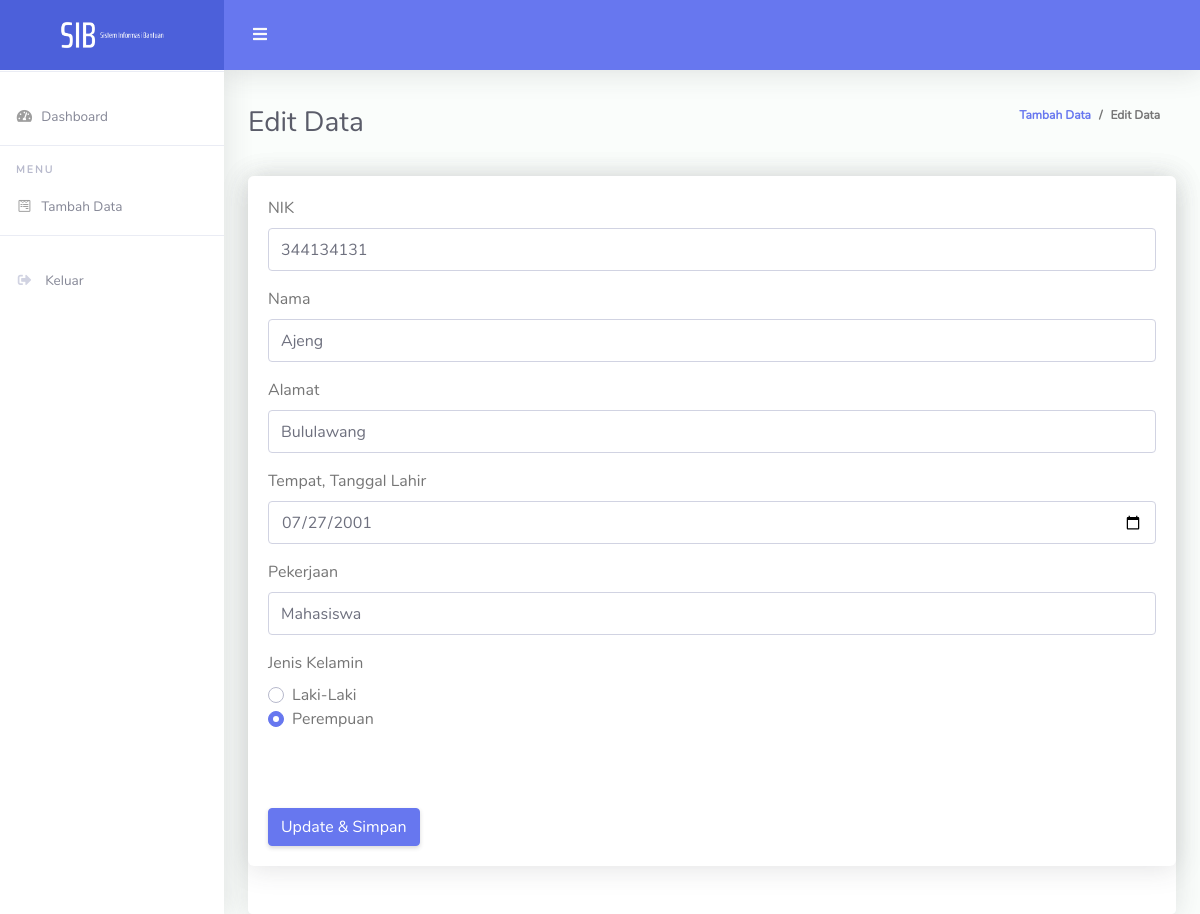
/tambahDataWarga_user/form_editData.php?id_warga=92, run on the app's committed database.
### tables this page shows
CREATE TABLE `warga` (
  `id_warga` int(11) NOT NULL,
  `nik` varchar(50) NOT NULL,
  `nama` varchar(50) NOT NULL,
  `alamat` varchar(50) NOT NULL,
  `ttl` date NOT NULL,
  `pekerjaan` varchar(50) NOT NULL,
  `jenisKelamin` varchar(50) NOT NULL
);

### tambahDataWarga_user/form_editData.php (the view, shortened to what this page needs)
<!DOCTYPE html>
<html lang="en">
<head>
  <link href="../vendor/fontawesome-free/css/all.min.css" rel="stylesheet" type="text/css">
  <link href="../vendor/bootstrap/css/bootstrap.min.css" rel="stylesheet" type="text/css">
  <link href="../css/ruang-admin.min.css" rel="stylesheet">
</head>
<body id="page-top">
  <div id="wrapper">
    <ul class="navbar-nav sidebar sidebar-light accordion" id="accordionSidebar">
      <a class="sidebar-brand d-flex align-items-center justify-content-center" href="../index_user.php">
        <div class="sidebar-brand-icon">
          <img src="../img/logo/SSIB.png">
        </div>
      </a>
      <hr class="sidebar-divider">
      <li class="nav-item">
        <a class="nav-link" href="../index_user.php">
          <i class="fas fa-fw fa-tachometer-alt"></i>
          <span>Dashboard</span>
        </a>
      </li>
      <hr class="sidebar-divider">
      <div class="sidebar-heading">
        Menu
      </div>
      <li class="nav-item">
        <a class="nav-link" href="tambahData.php">
          <i class="fab fa-fw fa-wpforms"></i>
          <span>Tambah Data</span>
        </a>
      </li>
      <hr class="sidebar-divider">
      <li class="nav-item">
        <a class="nav-link" href="../logout.php">
          <i class="fas fa-sign-out-alt fa-sm fa-fw mr-2 text-gray-400 "></i>
          <span>Keluar</span>
        </a>
      </li>
    </ul>
    <div id="content-wrapper" class="d-flex flex-column">
      <div id="content">
        <nav class="navbar navbar-expand navbar-light bg-navbar topbar mb-4 static-top">
          <button id="sidebarToggleTop" class="btn btn-link rounded-circle mr-3">
            <i class="fa fa-bars"></i>
          </button>
        </nav>
        <div class="container-fluid" id="container-wrapper">
          <div class="d-sm-flex align-items-center justify-content-between mb-4">
            <h1 class="h3 mb-0 text-gray-800">Edit Data</h1>
            <ol class="breadcrumb">
              <li class="breadcrumb-item"><a href="tambahData.php">Tambah Data</a></li>
              <li class="breadcrumb-item active" aria-current="page">Edit Data</li>
            </ol>
          </div>
          <div class="row">
          <div class="col-lg-12">
              <div class="card">
                <div class="card mb-4">
                <div class="card-body">
                <?php
                include "../config.php";
                $id_warga = $_GET['id_warga'];
                $query_mysqli = mysqli_query($koneksi,"SELECT * FROM warga WHERE id_warga='$id_warga'")or die(mysqli_error($koneksi));
                while($data = mysqli_fetch_array($query_mysqli)){
                ?>
                <form action="../tambahDataWarga_user/updateData.php" method="post">
                    <div class="form-group">
                      <label for="username">NIK</label>
					            <input type="text" class="form-control" name="nik" value="<?php echo $data['nik'] ?>">
                    </div>
                    <div class="form-group">
                      <label for="password">Nama</label>
                      <input type="text" class="form-control" name="nama" value="<?php echo $data['nama'] ?>">
                    </div>
                    <div class="form-group">
                    <label for="password">Alamat</label>
                      <input type="text" class="form-control" name="alamat" value="<?php echo $data['alamat'] ?>">
                    </div>
                    <div class="form-group">
                      <label for="role">Tempat, Tanggal Lahir</label>
                      <input type="date" class="form-control" name="ttl" value="<?php echo $data['ttl'] ?>">
                    </div>
                    <div class="form-group">
                      <label for="role">Pekerjaan</label>
                      <input type="text" class="form-control" name="pekerjaan" value="<?php echo $data['pekerjaan'] ?>">
                    </div>
                    <div class="form-group">
                      <label>Jenis Kelamin</label>
                      <div class="custom-control custom-radio">
                        <label class="custom-control-label" for="customRadio1">Laki-Laki </label>
                      </div>
                      <div class="custom-control custom-radio">
                        <label class="custom-control-label" for="customRadio2">Perempuan</label>
                      </div>
                    </div>
                  <div class="form-group">
                      <div class="custom-file">
                      </div>
                    </div>
                    <button type="submit" class="btn btn-primary">Update & Simpan</button>
                  </form>
                  <?php } ?>
                </div>
              </div>
                <div class="card-footer"></div>
              </div>
            </div>
          </div>
        </div>
      </div>
    </div>
  </div>
</body>
</html>

### data on the page
warga: nik "344134131", nama "Ajeng", alamat "Bululawang", ttl "07/27/2001", pekerjaan "Mahasiswa"
